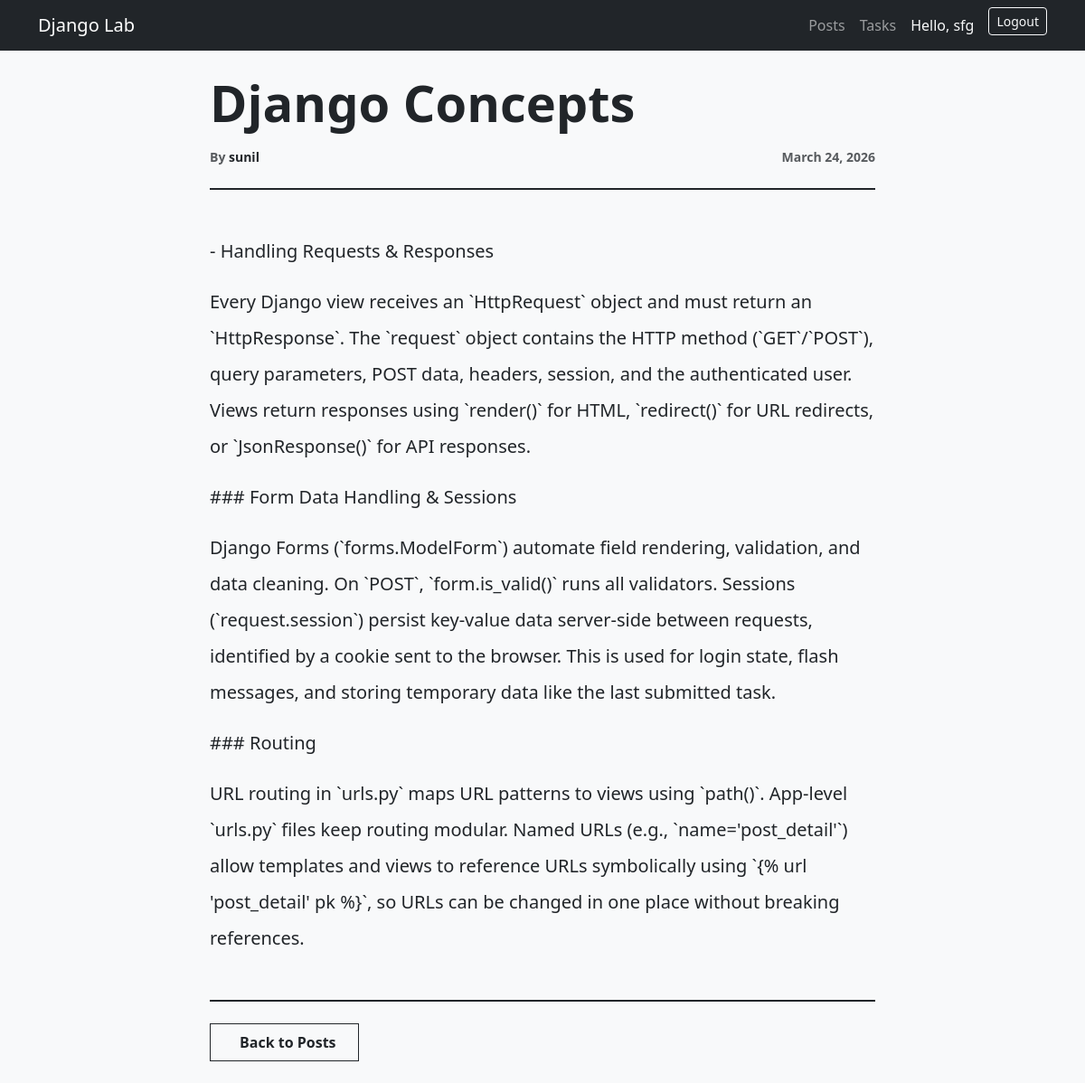
/posts/3/ (signed in), run on the app's committed database.
### blog/models.py (models this page shows, shortened)
class Post(models.Model):
    title   = models.CharField(max_length=200)
    content = models.TextField()
    author  = models.ForeignKey(
        User,
        on_delete=models.CASCADE,
        related_name='posts'
    )
    created_at = models.DateTimeField(default=timezone.now)
    updated_at = models.DateTimeField(auto_now=True)
    is_published = models.BooleanField(default=True)
    class Meta:
        ordering = ['-created_at']

### blog/views.py (the view)
# urls.py: path('posts/<int:pk>/',     views.post_detail,   name='post_detail'),
def post_detail(request, pk):
    post = get_object_or_404(Post, pk=pk, is_published=True)
    return render(request, 'blog/post_detail.html', {'post': post})

### blog/templates/blog/post_detail.html (shortened to what this page needs)
{% extends 'blog/base.html' %}
{% block content %}
<div class="row justify-content-center">
  <div class="col-lg-8">
    <div class="mb-5 border-bottom border-dark border-2 pb-4">
      <h1 class="display-4 fw-bold mb-3">{{ post.title }}</h1>
      <div class="d-flex align-items-center justify-content-between text-muted small fw-semibold">
        <span>By <strong class="text-dark"> {{ post.author.username }}</strong></span>
        <span> {{ post.created_at|date:"F j, Y" }}</span>
      </div>
    </div>
    <article class="lh-lg fs-5 mb-5 text-dark">
      {{ post.content|linebreaks }}
    </article>
    <div class="d-flex justify-content-between align-items-center mt-5 pt-4 border-top border-dark border-2">
      <a href="{% url 'post_list' %}" class="btn btn-outline-dark fw-bold px-4 py-2 rounded-0">
        Back to Posts
      </a>
    </div>
  </div>
</div>
{% endblock %}

### blog/templates/blog/base.html (shortened to what this page needs)
<!DOCTYPE html>
<html lang="en">
<head>
  <link href="https://cdn.jsdelivr.net/npm/bootstrap@5.3.0/dist/css/bootstrap.min.css" rel="stylesheet">
</head>
<body class="bg-light text-dark">
  <nav class="navbar navbar-expand-lg navbar-dark bg-dark">
    <div class="container">
      <a class="navbar-brand" href="{% url 'home' %}">Django Lab</a>
      <div class="navbar-nav ms-auto">
        <a class="nav-link" href="{% url 'post_list' %}">Posts</a>
        <a class="nav-link" href="{% url 'task_list' %}">Tasks</a>
        {% if user.is_authenticated %}
          <span class="nav-link text-light">Hello, {{ user.username }}</span>
          <form method="POST" action="{% url 'logout' %}" class="d-inline">
            <button type="submit" class="btn btn-sm btn-outline-light ms-2">Logout</button>
          </form>
        {% else %}
          <a class="nav-link" href="{% url 'login' %}">Login</a>
          <a class="nav-link" href="{% url 'register' %}">Register</a>
        {% endif %}
      </div>
    </div>
  </nav>
  <main class="container my-4">
    {% block content %}{% endblock %}
  </main>
</body>
</html>

### data on the page
Post: title "Django Concepts", author.username "sunil", created_at "March 24, 2026", content "- Handling Requests & Responses Every Django view receives an `HttpRequest` object and must return an `HttpResponse`. The `request` object contains the HTTP method (`GET`/`POST`), query parameters, POST data, headers, session, and the authenticated user. Views return responses using `render()` for HTML, `redirect()` for URL redirects, or `JsonResponse()` for API responses. ### Form Data Handling & Sessions Django Forms (`forms.ModelForm`) automate field rendering, validation, and data cleaning. On `POST`, `form.is_valid()` runs all validators. Sessions (`request.session`) persist key-value data server-side between requests, identified by a cookie sent to the browser. This is used for login…"

### other printed values
{{ user.username }} "sfg"
